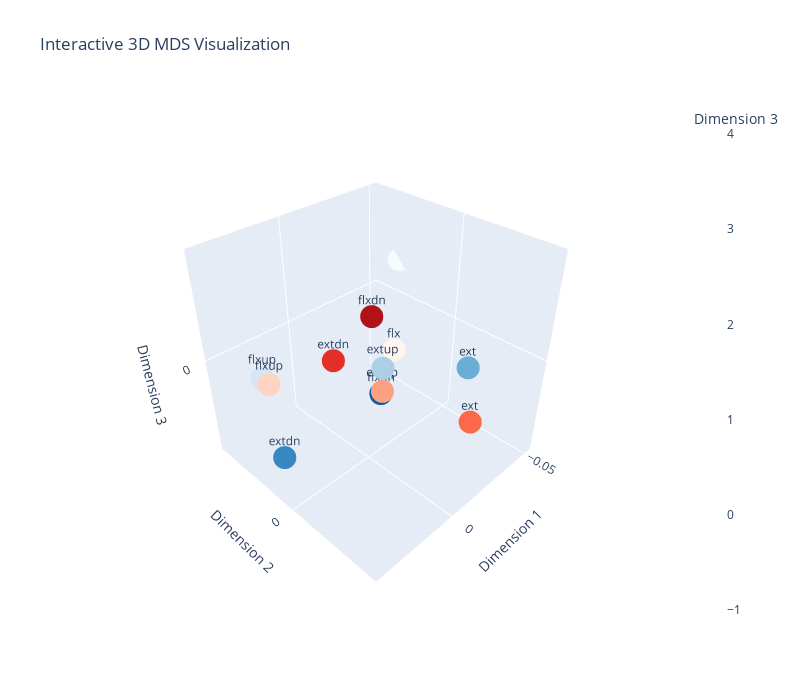

Notebook code cell kept with this figure:
### Markdown cell above
# MDS

### Code cell
import numpy as np
import matplotlib.cm as cm
import plotly.graph_objects as go

def plot_mds_3d_interactive(coords_3d, labels=None):
    """
    Create an interactive 3D scatter plot for MDS results with equal axes.
    
    Parameters:
    -----------
    coords_3d : numpy.array
        3D coordinates from MDS (N x 3)
    labels : list or None
        Labels for each point (default: numerical indices)
    """
    if labels is None:
        labels = [str(i) for i in range(len(coords_3d))]

    colors = []
    for i in range(len(labels)):
        if i < len(labels)/2:
            colors.append(cm.Blues(i / (len(labels)/2)))
        else:
            colors.append(cm.Reds((i - len(labels)/2) / (len(labels)/2)))
    # make it numpy array, N by 4 RGBA
    colors = np.array(colors)
    colors_hex = [mcolors.to_hex(color) for color in colors]

    # Calculate equal axis limits
    max_range = np.max([
        np.max(coords_3d[:, 0]) - np.min(coords_3d[:, 0]),
        np.max(coords_3d[:, 1]) - np.min(coords_3d[:, 1]),
        np.max(coords_3d[:, 2]) - np.min(coords_3d[:, 2])
    ]) / 2.0
    
    mid_x = (np.max(coords_3d[:, 0]) + np.min(coords_3d[:, 0])) / 2.0
    mid_y = (np.max(coords_3d[:, 1]) + np.min(coords_3d[:, 1])) / 2.0
    mid_z = (np.max(coords_3d[:, 2]) + np.min(coords_3d[:, 2])) / 2.0
    
    fig = go.Figure(data=[go.Scatter3d(
        x=coords_3d[:, 0],
        y=coords_3d[:, 1],
        z=coords_3d[:, 2],
        mode='markers+text',
        marker=dict(
            size=8,
            color=colors_hex,
            showscale=True,
            colorbar=dict(title="Dimension 3")
        ),
        text=labels,
        textposition="top center",
        textfont=dict(size=12),
        hovertemplate='<b>%{text}</b><br>' +
                      'Dim 1: %{x:.3f}<br>' +
                      'Dim 2: %{y:.3f}<br>' +
                      'Dim 3: %{z:.3f}<br>' +
                      '<extra></extra>'
    )])
    
    fig.update_layout(
        title='Interactive 3D MDS Visualization',
        scene=dict(
            xaxis=dict(
                title='Dimension 1',
                range=[mid_x - max_range, mid_x + max_range]
            ),
            yaxis=dict(
                title='Dimension 2',
                range=[mid_y - max_range, mid_y + max_range]
            ),
            zaxis=dict(
                title='Dimension 3',
                range=[mid_z - max_range, mid_z + max_range]
            ),
            aspectmode='cube',  # Force equal aspect ratio
            camera=dict(
                eye=dict(x=1.5, y=1.5, z=1.5)
            )
        ),
        width=800,
        height=700,
        hovermode='closest'
    )
    
    return fig

def classical_mds(D, n_components=2):
    """
    Classical Multidimensional Scaling (MDS) on a dissimilarity matrix.
    
    Also known as Principal Coordinates Analysis (PCoA) or Torgerson's scaling.
    
    Parameters:
    -----------
    D : numpy.array
        Symmetric dissimilarity/distance matrix (N x N)
    n_components : int, default=2
        Number of dimensions for the output (2 or 3 for visualization)
    
    Returns:
    --------
    Y : numpy.array
        Configuration matrix (N x n_components) with embedded coordinates
    eigenvalues : numpy.array
        Eigenvalues corresponding to the dimensions
    """
    # Number of points
    n = len(D)
    
    # Centering matrix
    H = np.eye(n) - np.ones((n, n)) / n
    
    # Double centering: B = -0.5 * H * D^2 * H
    B = -H.dot(D**2).dot(H) / 2
    
    # Eigendecomposition
    eigenvalues, eigenvectors = np.linalg.eigh(B)
    
    # Sort by eigenvalue in descending order
    idx = np.argsort(eigenvalues)[::-1]
    eigenvalues = eigenvalues[idx]
    eigenvectors = eigenvectors[:, idx]
    
    # Select only positive eigenvalues and corresponding eigenvectors
    positive_idx = eigenvalues > 0
    eigenvalues = eigenvalues[positive_idx]
    eigenvectors = eigenvectors[:, positive_idx]
    
    # Compute coordinates for the requested number of components
    n_components = min(n_components, len(eigenvalues))
    Y = eigenvectors[:, :n_components] @ np.diag(np.sqrt(eigenvalues[:n_components]))
    
    return Y, eigenvalues[:n_components]

np.random.seed(42)
D = D_hat_avg

# Perform classical MDS to 2D
coords_2d, eigenvals_2d = classical_mds(D, n_components=2)
print("2D coordinates:")
print(coords_2d)
print("\nEigenvalues:", eigenvals_2d)

# Perform classical MDS to 3D
coords_3d, eigenvals_3d = classical_mds(D, n_components=3)
print("\n3D coordinates:")
print(coords_3d)
print("\nEigenvalues:", eigenvals_3d)

# Optional: Plot the results
import matplotlib.pyplot as plt

plt.figure(figsize=(12, 5))

# 2D plot
plt.subplot(121)
plt.scatter(coords_2d[:, 0], coords_2d[:, 1], s=20)
for i in range(len(coords_2d)):
    plt.annotate(f'{labels[i]}', (coords_2d[i, 0], coords_2d[i, 1]), 
                fontsize=12, ha='center')
plt.xlabel('Dimension 1')
plt.ylabel('Dimension 2')
plt.title('Classical MDS - 2D')
plt.grid(True, alpha=0.3)
plt.axis('equal')

# 3D plot
from mpl_toolkits.mplot3d import Axes3D
ax = plt.subplot(122, projection='3d')
ax.scatter(coords_3d[:, 0], coords_3d[:, 1], coords_3d[:, 2], s=20)
for i in range(len(coords_3d)):
    ax.text(coords_3d[i, 0], coords_3d[i, 1], coords_3d[i, 2], 
            f'{labels[i]}', fontsize=12)
ax.set_xlabel('Dimension 1')
ax.set_ylabel('Dimension 2')
ax.set_zlabel('Dimension 3')
ax.set_title('Classical MDS - 3D')

plt.tight_layout()
plt.show()

# Create labels (e.g., condition names)
fig = plot_mds_3d_interactive(coords_3d, labels=labels)
fig.show()

### Figure 1 — Plotly figure (JSON) as saved in the notebook; plotly's stock layout.template omitted (floating-point values rounded to 4 significant figures)
{"data": [{"hovertemplate": "<b>%{text}</b><br>Dim 1: %{x:.3f}<br>Dim 2: %{y:.3f}<br>Dim 3: %{z:.3f}<br><extra></extra>", "marker": {"color": ["#f7fbff", "#d6e6f4", "#abd0e6", "#6aaed6", "#3787c0", "#105ba4", "#fff5f0", "#fdd4c2", "#fca082", "#fb694a", "#e32f27", "#b11218"], "colorbar": {"title": {"text": "Dimension 3"}}, "showscale": true, "size": 8}, "mode": "markers+text", "text": ["flx", "flxup", "extup", "ext", "extdn", "flxdn", "flx", "flxup", "extup", "ext", "extdn", "flxdn"], "textfont": {"size": 12}, "textposition": "top center", "type": "scatter3d", "x": [-0.05422, 0.03013, 0.01285, -0.02851, 0.04203, 0.0005292, -0.03801, 0.02955, 0.01619, -0.0272, 0.01607, 0.0005879], "y": [-0.03468, -0.02903, 0.02075, 0.02721, -0.001663, 0.007711, -0.02178, -0.02548, 0.02386, 0.03189, -0.00165, 0.002866], "z": [0.01624, -0.004108, 0.01762, -8.975e-05, -0.02009, -0.007665, -0.01963, -0.005544, 0.0111, -0.02451, 0.0112, 0.02547]}], "layout": {"height": 700, "hovermode": "closest", "scene": {"aspectmode": "cube", "camera": {"eye": {"x": 1.5, "y": 1.5, "z": 1.5}}, "xaxis": {"range": [-0.05422, 0.04203], "title": {"text": "Dimension 1"}}, "yaxis": {"range": [-0.04953, 0.04673], "title": {"text": "Dimension 2"}}, "zaxis": {"range": [-0.04765, 0.04861], "title": {"text": "Dimension 3"}}}, "title": {"text": "Interactive 3D MDS Visualization"}, "width": 800}}
